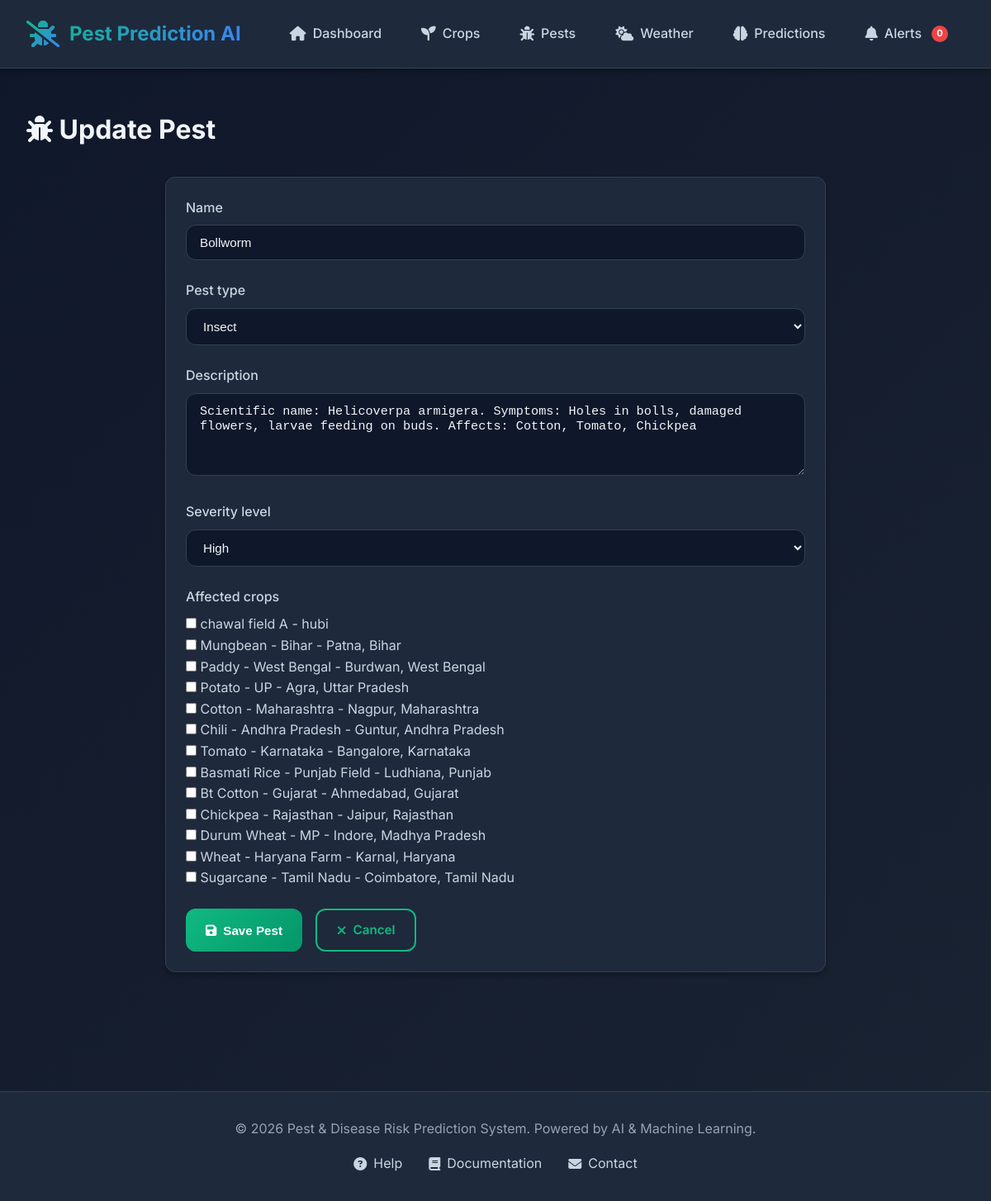
The app's page /pests/14/update/ with its own data.
### crops/models.py (models this page shows, shortened)
class Pest(models.Model):
    PEST_TYPES = [
        ('INSECT', 'Insect'),
        ('FUNGAL', 'Fungal Disease'),
        ('BACTERIAL', 'Bacterial Disease'),
        ('VIRAL', 'Viral Disease'),
        ('WEED', 'Weed'),
        ('OTHER', 'Other'),
    ]
    SEVERITY_LEVELS = [
        ('LOW', 'Low'),
        ('MEDIUM', 'Medium'),
        ('HIGH', 'High'),
        ('CRITICAL', 'Critical'),
    ]
    name = models.CharField(max_length=100)
    pest_type = models.CharField(max_length=20, choices=PEST_TYPES)
    description = models.TextField()
    severity_level = models.CharField(max_length=20, choices=SEVERITY_LEVELS)
    affected_crops = models.ManyToManyField(Crop, related_name='pests', blank=True)
    created_at = models.DateTimeField(auto_now_add=True)
    updated_at = models.DateTimeField(auto_now=True)
    class Meta:
        ordering = ['name']

### crops/views.py (the view)
# urls.py: path('pests/<int:pk>/update/', views.pest_update, name='pest_update'),
def pest_update(request, pk):
    pest = get_object_or_404(Pest, pk=pk)
    if request.method == 'POST':
        form = PestForm(request.POST, instance=pest)
        if form.is_valid():
            form.save()
            messages.success(request, f'Pest "{pest.name}" updated successfully!')
            return redirect('crops:pest_detail', pk=pest.pk)
    else:
        form = PestForm(instance=pest)
    return render(request, 'crops/pest_form.html', {'form': form, 'action': 'Update', 'pest': pest})

### crops/forms.py
class PestForm(forms.ModelForm):
    class Meta:
        model = Pest
        fields = ['name', 'pest_type', 'description', 'severity_level', 'affected_crops']
        widgets = {
            'name': forms.TextInput(attrs={'class': 'form-control', 'placeholder': 'e.g., Brown Planthopper'}),
            'pest_type': forms.Select(attrs={'class': 'form-control'}),
            'description': forms.Textarea(attrs={'class': 'form-control', 'rows': 4, 'placeholder': 'Detailed description...'}),
            'severity_level': forms.Select(attrs={'class': 'form-control'}),
            'affected_crops': forms.CheckboxSelectMultiple(),
        }

### crops/models.py (called while the page is built)
    def __str__(self):
        return f"{self.name} - {self.field_location}"

### templates/crops/pest_form.html (shortened to what this page needs)
{% extends 'base.html' %}
{% load static %}
{% block content %}
<div class="pest-form-page">
    <h1><i class="fas fa-bug"></i> {{ action }} Pest</h1>
    <div class="card" style="max-width: 800px; margin: 2rem auto;">
        <div class="card-body">
            <form method="post">
                {% for field in form %}
                    <div class="form-group">
                        <label class="form-label">{{ field.label }}</label>
                        {{ field }}
                    </div>
                {% endfor %}
                <div class="flex gap-2 mt-3">
                    <button type="submit" class="btn btn-primary">
                        <i class="fas fa-save"></i> Save Pest
                    </button>
                    <a href="{% url 'crops:pest_list' %}" class="btn btn-outline">
                        <i class="fas fa-times"></i> Cancel
                    </a>
                </div>
            </form>
        </div>
    </div>
</div>
{% endblock %}

### static/css/style.css (style rules this page uses)
:root { --primary-color: #10b981; --primary-dark: #059669; --secondary-color: #3b82f6; --danger-color: #ef4444; --warning-color: #f59e0b; --success-color: #10b981; --info-color: #3b82f6; --bg-primary: #0f172a; --bg-secondary: #1e293b; --bg-card: #1e293b; --bg-hover: #334155; --text-primary: #f1f5f9; --text-secondary: #cbd5e1; --text-muted: #94a3b8; --border-color: #334155; --shadow: 0 4px 6px -1px rgba(0, 0, 0, 0.3); --shadow-lg: 0 10px 15px -3px rgba(0, 0, 0, 0.4); --radius: 12px; --transition: all 0.3s cubic-bezier(0.4, 0, 0.2, 1); }
* { margin: 0; padding: 0; box-sizing: border-box; }
body { font-family: 'Inter', -apple-system, BlinkMacSystemFont, 'Segoe UI', sans-serif; background: linear-gradient(135deg, var(--bg-primary) 0%, #1a2332 100%); color: var(--text-primary); line-height: 1.6; min-height: 100vh; }
a { text-decoration: none; color: inherit; transition: var(--transition); }
.card { background: var(--bg-card); border-radius: var(--radius); padding: 1.5rem; box-shadow: var(--shadow); border: 1px solid var(--border-color); transition: var(--transition); }
.card-body { color: var(--text-secondary); }
.btn { padding: 0.75rem 1.5rem; border-radius: var(--radius); border: none; font-weight: 600; cursor: pointer; transition: var(--transition); display: inline-flex; align-items: center; gap: 0.5rem; font-size: 0.95rem; }
.btn-primary { background: linear-gradient(135deg, var(--primary-color), var(--primary-dark)); color: white; }
.btn-outline { background: transparent; border: 2px solid var(--primary-color); color: var(--primary-color); }
.form-group { margin-bottom: 1.5rem; }
.form-label { display: block; margin-bottom: 0.5rem; color: var(--text-secondary); font-weight: 500; }
.form-control { width: 100%; padding: 0.75rem 1rem; background: var(--bg-primary); border: 1px solid var(--border-color); border-radius: var(--radius); color: var(--text-primary); font-size: 0.95rem; transition: var(--transition); }
select.form-control { cursor: pointer; }
textarea.form-control { resize: vertical; min-height: 100px; }
.mt-3 { margin-top: 1.5rem; }
.flex { display: flex; }
.gap-2 { gap: 1rem; }

### records on screen
Pest: form "Bollworm" "Insect" "Scientific name: Helicoverpa armigera. Symptoms: Holes in bolls, damaged flowers, larvae feeding on buds. Affects: Cotton, Tomato, Chickpea" "High"

### other values on screen
{{ action }} "Update"
{{ field.label }} "Name" "Pest type" "Description" "Severity level" "Affected crops"
